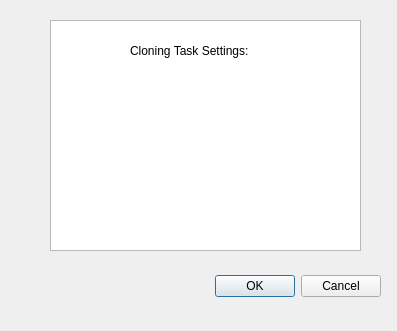
<?xml version="1.0" encoding="UTF-8"?>
<ui version="4.0">
 <class>Dialog</class>
 <widget class="QDialog" name="Dialog">
  <property name="geometry">
   <rect>
    <x>0</x>
    <y>0</y>
    <width>397</width>
    <height>331</height>
   </rect>
  </property>
  <property name="windowTitle">
   <string>Dialog</string>
  </property>
  <widget class="QDialogButtonBox" name="buttonBox">
   <property name="geometry">
    <rect>
     <x>40</x>
     <y>270</y>
     <width>341</width>
     <height>32</height>
    </rect>
   </property>
   <property name="orientation">
    <enum>Qt::Horizontal</enum>
   </property>
   <property name="standardButtons">
    <set>QDialogButtonBox::Cancel|QDialogButtonBox::Ok</set>
   </property>
  </widget>
  <widget class="QListView" name="listView">
   <property name="geometry">
    <rect>
     <x>50</x>
     <y>20</y>
     <width>311</width>
     <height>231</height>
    </rect>
   </property>
  </widget>
  <widget class="QLabel" name="label">
   <property name="geometry">
    <rect>
     <x>130</x>
     <y>40</y>
     <width>141</width>
     <height>21</height>
    </rect>
   </property>
   <property name="text">
    <string>Cloning Task Settings:</string>
   </property>
  </widget>
 </widget>
 <resources/>
 <connections>
  <connection>
   <sender>buttonBox</sender>
   <signal>accepted()</signal>
   <receiver>Dialog</receiver>
   <slot>accept()</slot>
   <hints>
    <hint type="sourcelabel">
     <x>248</x>
     <y>254</y>
    </hint>
    <hint type="destinationlabel">
     <x>157</x>
     <y>274</y>
    </hint>
   </hints>
  </connection>
  <connection>
   <sender>buttonBox</sender>
   <signal>rejected()</signal>
   <receiver>Dialog</receiver>
   <slot>reject()</slot>
   <hints>
    <hint type="sourcelabel">
     <x>316</x>
     <y>260</y>
    </hint>
    <hint type="destinationlabel">
     <x>286</x>
     <y>274</y>
    </hint>
   </hints>
  </connection>
 </connections>
</ui>
